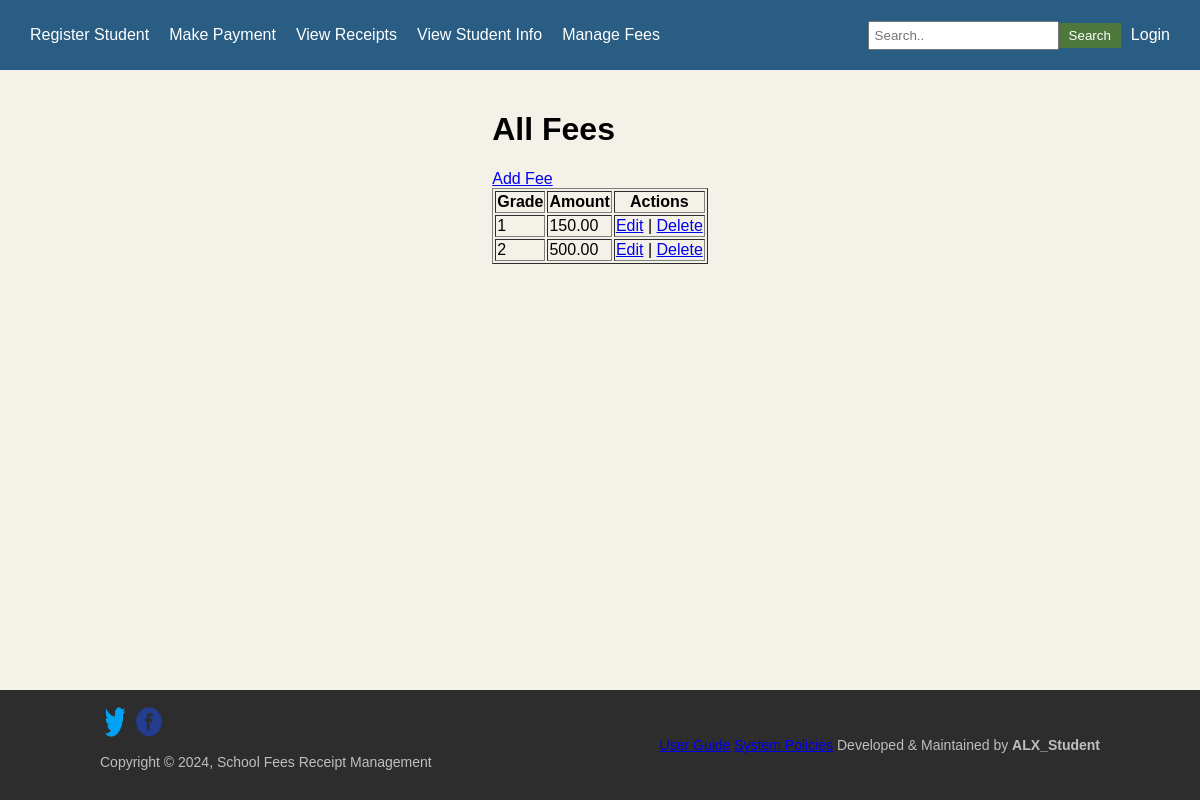
The page /fees/ on the database as committed earlier.
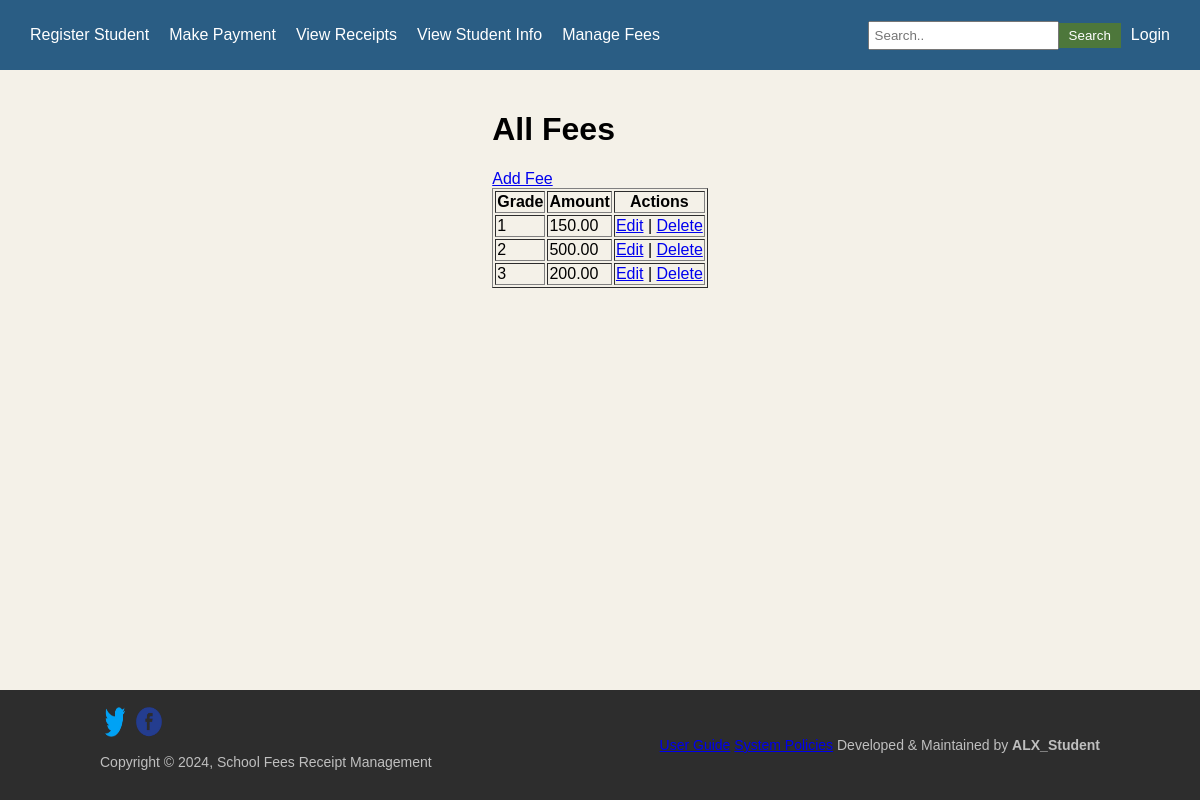
The same page on the database as committed later.
### Fee_App/models.py (models this page shows, shortened)
class Fee(models.Model):
    grade = models.CharField(max_length=50)
    amount = models.DecimalField(max_digits=10, decimal_places=2)

### Fee_App/views.py (the view)
# urls.py: path('fees/', views.fee_list, name='fee_list'),
def fee_list(request):
    fees = Fee.objects.all()
    return render(request, 'Fee_app/fee_list.html', {'fees': fees})

### Fee_App/templates/Fee_App/fee_list.html (shortened to what this page needs)
{% extends 'Authentication_App/base.html' %}
{% block navbar %}
<nav class="navbar">
 <div class="nav-left">
  <a href="{% url 'register_student' %}">Register Student</a>
  <a href="{% url 'make_payment' %}">Make Payment</a>
  <a href="{% url 'view_receipt' %}">View Receipts</a>
  <a href="{% url 'student_list' %}">View Student Info</a>
  <a href="{% url 'fee_list' %}"> Manage Fees</a>
 </div>
 <div class="nav-right">
  <input type="text" placeholder="Search..">
  <button>Search</button>
  {% if user.is_authenticated %}
  <form action="{% url 'logout' %}" method="post" style="display: inline;">
   {% csrf_token %}
   <button type="submit" style="background: none; border: none; color: white; cursor: pointer;">
    Logout
   </button>
  </form>
  {% else %}
  <a href="{% url 'login' %}">Login</a>
  {% endif %}
 </div>
</nav>
{% endblock %}
{% block content %}
<h1>All Fees</h1>
<a href="{% url 'add_fee' %}">Add Fee</a>
<table border="1">
 <tr>
  <th>Grade</th>
  <th>Amount</th>
  <th>Actions</th>
 </tr>
 {% for fee in fees %}
 <tr>
  <td>{{ fee.grade }}</td>
  <td>{{ fee.amount }}</td>
  <td>
   <a href="{% url 'edit_fee' fee.pk %}">Edit</a> |
   <a href="{% url 'delete_fee' fee.pk %}">Delete</a>
  </td>
 </tr>
 {% empty %}
 <tr>
  <td colspan="3">No fees found.</td>
 </tr>
 {% endfor %}
</table>
{% endblock %}

Rows that differ between the two databases and show on the page:
added Fee: grade "3", amount "200.00"
